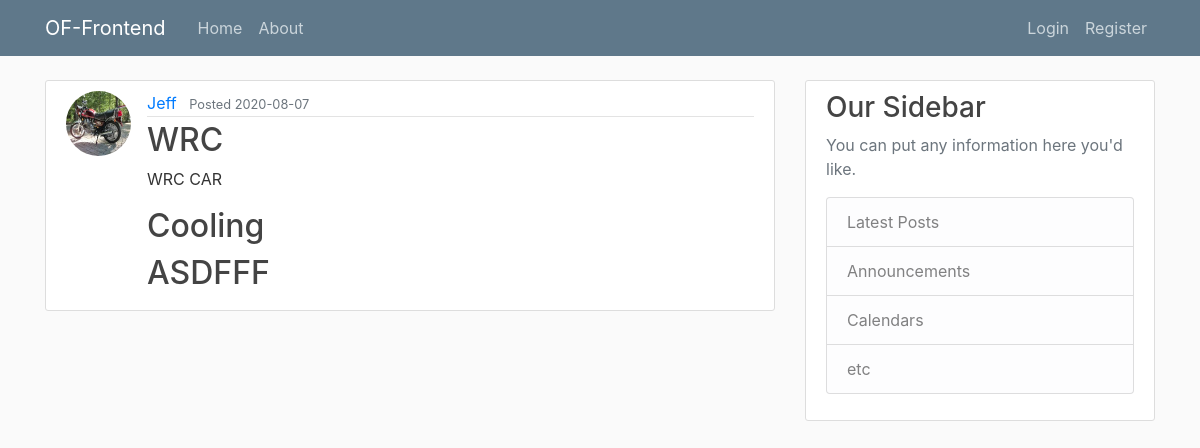
The app's page /programs/1, older data.
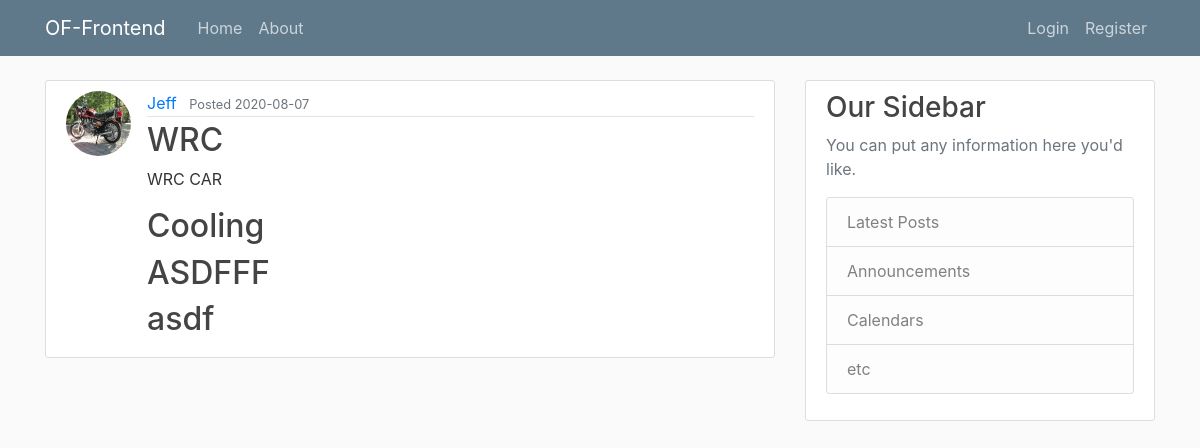
The same page, newer data.
### flask_website/models.py (models this page shows, shortened)
class Project(db.Model):
    __tablename__ = 'project'
    id = db.Column(db.Integer, primary_key=True)
    name = db.Column(db.String(20),unique=True, nullable=False)
    description = db.Column(db.Text,unique=False, nullable=False)
    created_date = db.Column(db.DateTime,nullable=False, default = datetime.utcnow) #auto
    created_by = db.Column(db.Integer,db.ForeignKey('user.id'), nullable = False)
    program_id = db.Column(db.Integer,db.ForeignKey('program.id'), nullable = False)
    program = db.relationship("Program", back_populates = "project")

### flask_website/routes.py (the view)
@app.route("/programs/<int:program_id>")
def program(program_id):
    program = Program.query.get_or_404(program_id)
    projects =program.project
    return render_template('program.html', title = program.name, program = program, projects = projects)

### flask_website/templates/program.html
{% extends "layout.html" %}
{% block content %}
        <article class="media content-section">
          <img class = "rounded-circle article-img", src="{{ url_for('static',filename = 'profile_pics/' + program.creator.image_file) }}">
          <div class="media-body">
            <div class="article-metadata">
              <a class="mr-2" href="#">{{ program.creator.username }}</a>
              <small class="text-muted"> Posted {{ program.created_date.strftime('%Y-%m-%d') }}</small>
            </div>
            <h2 class="article-title">{{ program.name }}</h2>
            <p class="article-content">{{ program.description }}</p>
            {% for project in projects %}
              <div class="media-body">
                <h2><a class="article-title" href="{{ url_for('project', program_id = program.id, project_id = project.id) }}">{{ project.name }}</a></h2>
              </div>
            {% endfor %}
          </div>
        </article>
{% endblock content %}

Row changes from the older to the newer data that the page shows:
added Project: name "asdf"
